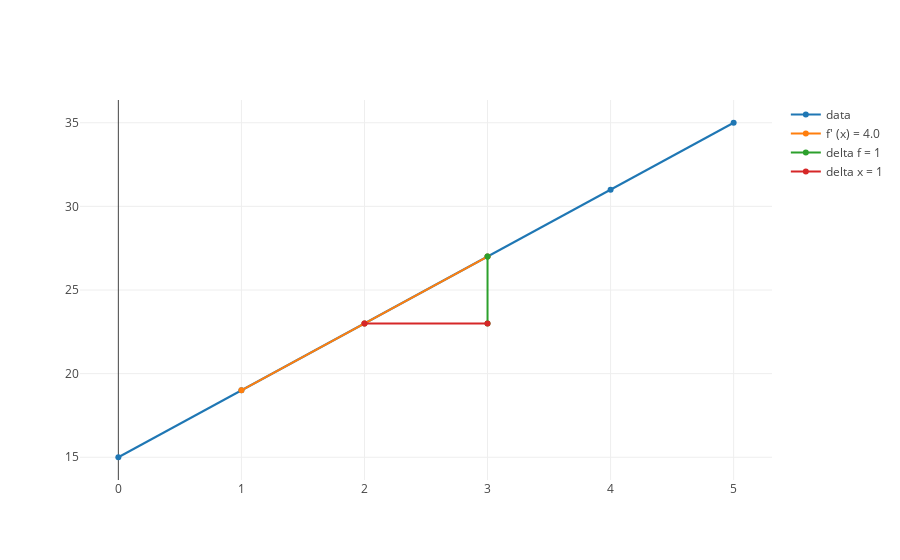

Notebook code for this chart:
### Markdown cell above
Below we can plot our trace of the function as well

### Code cell
delta_x = 1

# derivative_traces(list_of_terms, x_value, line_length = 4, delta_x = .01)

three_x_plus_tangents = delta_traces(four_x_plus_fifteen, 2, line_length= 2*1, delta_x = delta_x)

# only plot the list of traces, if three_x_plus_tangents, does not look like [None, None, None]
if list(filter(None.__ne__, three_x_plus_tangents)):
    plot([four_x_plus_fifteen_trace, *three_x_plus_tangents])

### Figure 1 — Plotly figure (JSON) as saved in the notebook; plotly's stock layout.template omitted (floating-point values rounded to 4 significant figures)
{"data": [{"mode": "lines+markers", "name": "data", "text": [], "type": "scatter", "uid": "19b99328-b593-11e8-a5b7-086d41e3715a", "x": [0, 1, 2, 3, 4, 5], "y": [15, 19, 23, 27, 31, 35]}, {"mode": "lines+markers", "name": "f' (x) = 4.0", "text": [], "type": "scatter", "uid": "19b99534-b593-11e8-a022-086d41e3715a", "x": [1, 2, 3], "y": [19, 23, 27]}, {"mode": "lines+markers", "name": "delta f = 1", "text": [], "type": "scatter", "uid": "19b99640-b593-11e8-bf1a-086d41e3715a", "x": [3, 3], "y": [23, 27]}, {"mode": "lines+markers", "name": "delta x = 1", "text": [], "type": "scatter", "uid": "19b99726-b593-11e8-ac04-086d41e3715a", "x": [2, 3], "y": [23, 23]}], "layout": {}}
